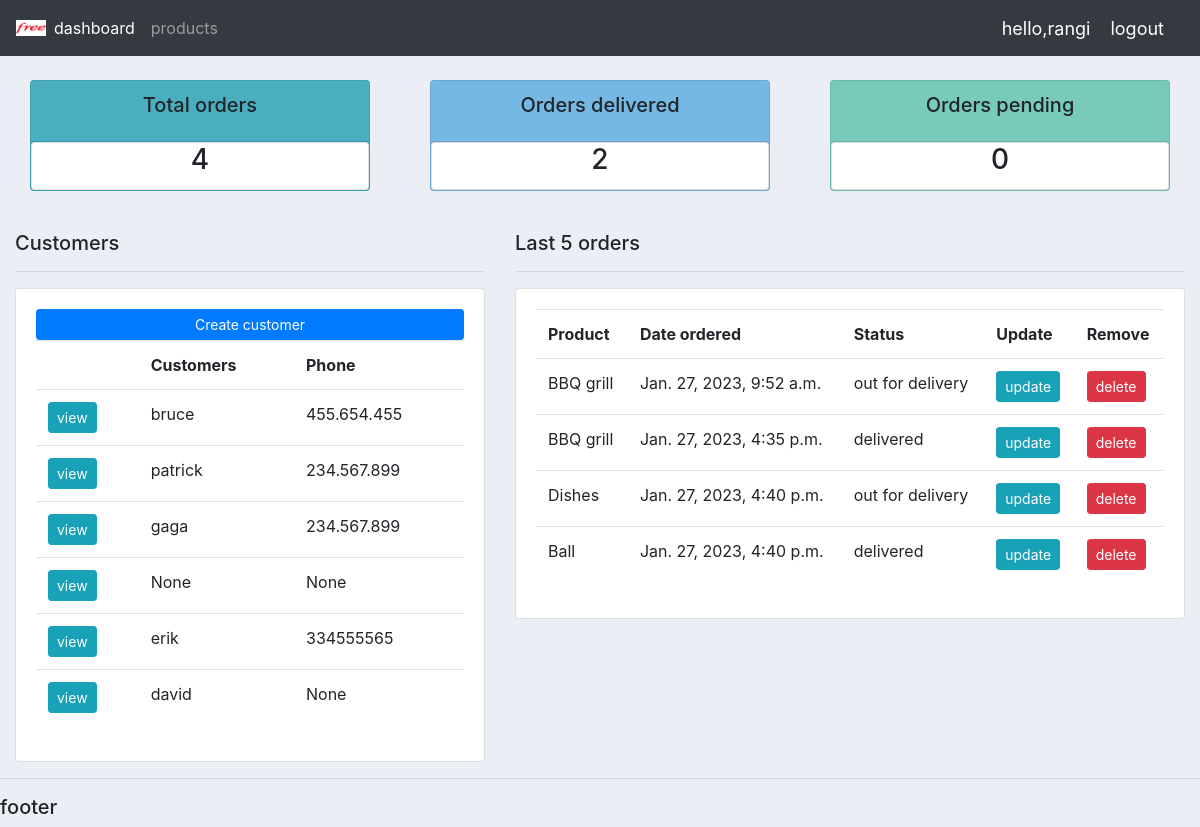
The app's page / (signed in) with its own data.
### accounts/models.py (models this page shows, shortened)
class Customer(models.Model):
    user=models.OneToOneField(User, null=True, blank=True, on_delete=models.CASCADE  )
    name = models.CharField(max_length=200, null=True)
    email = models.CharField(max_length=200, null=True)
    phone= models.CharField(max_length=200, null=True)
    profile_pic=models.ImageField(null=True,default='th.jpg' ,blank=True)
    date_created=models.DateTimeField(auto_now_add=True , null=True)

class Order(models.Model):
    status_choices =(
           ("pending","pending"),
           ("out for delivery","out for delivery"),
           ("delivered","delivered"),
          )
    customer=models.ForeignKey(Customer,null=True,on_delete= models.SET_NULL)
    product=models.ForeignKey(Product,null=True, on_delete= models.SET_NULL )
    date_created=models.DateTimeField(auto_now_add=True, null=True)
    status=models.CharField(max_length=200, null=True, choices=status_choices)
    Note=models.CharField(max_length=1000, null=True)

class Product (models.Model):
    category_choices= (
           ('indoor','indoor'),
           ('outdoor','outdoor'),
    )
    name= models.CharField(max_length=200, null=True)
    price=models.FloatField(null=True)
    category=models.CharField(max_length=200, null=True, choices=category_choices)
    description=models.CharField(max_length=200, null=True, blank=True)
    date_created=models.DateTimeField(auto_now_add=True, null=True)
    tag= models.ManyToManyField(Tag)
    def __str__(self) -> str:
        return self.name

### accounts/decorators.py (the view)
    def wrapper_function(request, *args, **kwargs):
        group = None
        if request.user.groups.exists():
            group = request.user.groups.all()[0].name
        if group=='customer':
            return redirect('user-page')
        if group=='admin':
            return views_func(request, *args, **kwargs)

### accounts/views.py (called while the page is built)
@login_required(login_url='login')
@admin_only
def home(request):
    orders = Order.objects.all()
    customers = Customer.objects.all()
    total_orders = orders.count()
    total_customers = customers.count()
    pending = orders.filter(status='pending').count()
    delivered = orders.filter(status='delivered').count()
    context = {'orders': orders, 'customers': customers, 'total_customers': total_customers,
               'total_orders': total_orders, 'delivered': delivered, 'pending': pending
               }
    return render(request, 'accounts/dashboard.html', context)

### accounts/templates/accounts/dashboard.html
{%extends 'accounts/main.html'%}
{%block content%}
{% include 'accounts/status.html'%}
<br>
<div class="row">
    <div class="col-md-5">
        <h5>Customers</h5>
        <hr>
        <div class="card card-body">
            <a class="btn btn-primary btn-sm btn-block" href="">Create customer</a>
            <table class="table table s-m">
                <tr>
                     <th></th>
                    <th>Customers</th>
                    <th>Phone</th>
                </tr>
                {%for customer in customers %}
                 <tr>
                    <td><a class='btn btn-sm btn-info'href="{%url 'customer' customer.id %}">view</a></td>
                    <td>{{customer.name}}</td>
                    <td>{{customer.phone}}</td>
                 </tr>
                {%endfor%}
            </table>
        </div>
    </div >
    <div class="col-md-7">
    <h5>Last 5 orders</h5>
    <hr>
    <div class="card card-body">
        <table class="table table s-m">
            <tr>
               <th>Product</th>
               <th>Date ordered</th>
               <th>Status</th>
               <th>Update</th>
               <th>Remove</th>
            </tr>
            {%for order in orders %}
            <tr>
               <td>{{order.product}}</td>
               <td>{{order.date_created}}</td>
               <td>{{order.status}}</td>
               <td><a class ='btn btn-sm btn-info'href="{% url 'update_order' order.id%}">update</a></td>
               <td><a class="btn btn-sm btn-danger" href="{% url 'delete_order' order.id%}">delete</a></td>
            </tr>
           {%endfor%}
        </table>
    </div>
     </div>
</div>
{%endblock%}

### accounts/templates/accounts/main.html (shortened to what this page needs)
{% load static %}
<!DOCTYPE html>
<html lang="en">
<head>
    <link rel="stylesheet" href="https://cdn.jsdelivr.net/npm/bootstrap@4.0.0/dist/css/bootstrap.min.css">
    <link rel="stylesheet" type="text/css" href="{%static '/css/main.css'%}">
</head>
<body>
    {% include 'accounts/navbar.html'%}
    <div class="container-fluid">
      {%block content%}
      {%endblock%}
   </div>
    <hr>
    <h5>footer</h5>
</body>
</html>

### accounts/templates/accounts/navbar.html (shortened to what this page needs)
{% load static %}
<nav class="navbar navbar-expand-lg navbar-dark bg-dark">
   <img id="logo" src="{% static '/images/logo.jpg'%}" alt="">
    <div class="collapse navbar-collapse" id="navbarNavAltMarkup">
      <ul class="navbar-nav">
         {% if request.user.is_staff%}
        <li>
        <a class="nav-item nav-link active" href="{%url 'home' %}">dashboard</a>
        </li>
        <li>
        <a class="nav-item nav-link" href="{%url 'products'%}">products</a>
         </li>
         {%else%}
         <li class="nav-item">
          <a class="nav-link" href="{% url 'account'%}">settings</a>
         </li>
         {%endif%}
      </ul>
    </div>
    <span class="msg">hello,{{request.user}}</span>
                <span ><a class="msg"   href="{% url 'logout'%}">logout</a></span>
  </nav>

### accounts/templates/accounts/status.html
<br>
<div class="row">
    <div class="col">
        <div class="col-md">
            <div class="card text-center text-black mb-3" id="vamos">
                <div class="card-header">
                    <h5 class="card-title">Total orders</h5>
                </div>
                <div class="card body">
                    <h3 class="card-title">{{total_orders}}</h3>
                </div>
            </div>
        </div>
    </div>
    <div class="col">
        <div class="col-md">
            <div class="card text-center text-black mb-3" id="yoshi">
                <div class="card-header">
                    <h5 class="card-title">Orders delivered</h5>
                </div>
                <div class="card body">
                    <h3 class="card-title">{{delivered}}</h3>
                </div>
            </div>
        </div>
    </div>
    <div class="col">
        <div class="col-md">
            <div class="card text-center text-black mb-3" id="ryu">
                <div class="card-header">
                    <h5 class="card-title">Orders pending</h5>
                </div>
                <div class="card body">
                    <h3 class="card-title">{{pending}}</h3>
                </div>
            </div>
        </div>
    </div>
</div>

### static/css/main.css (style rules this page uses)
#logo { width: 30px; }
body { background-color: #ebeff5; }
#vamos { background-color: #4cb4c7; }
#yoshi { background-color: #7abeec; }
#ryu { background-color: #7cd1c0; }

### accounts/templates/accounts/navbar.html (style rules this page uses)
.msg { font-size: 18px; color: #fff; margin-right: 20px; }

### records on screen
Customer: name "bruce", phone "455.654.455"
Customer: name "patrick", phone "234.567.899"
Customer: name "gaga", phone "234.567.899"
Customer: name "None", phone "None"
Customer: name "erik", phone "334555565"
Customer: name "david", phone "None"
Order: product "BBQ grill", date_created "Jan. 27, 2023, 9:52 a.m.", status "out for delivery"
Order: product "BBQ grill", date_created "Jan. 27, 2023, 4:35 p.m.", status "delivered"
Order: product "Dishes", date_created "Jan. 27, 2023, 4:40 p.m.", status "out for delivery"
Order: product "Ball", date_created "Jan. 27, 2023, 4:40 p.m.", status "delivered"

### other values on screen
{{ request.user }} "rangi"
{{ total_orders }} "4"
{{ delivered }} "2"
{{ pending }} "0"
